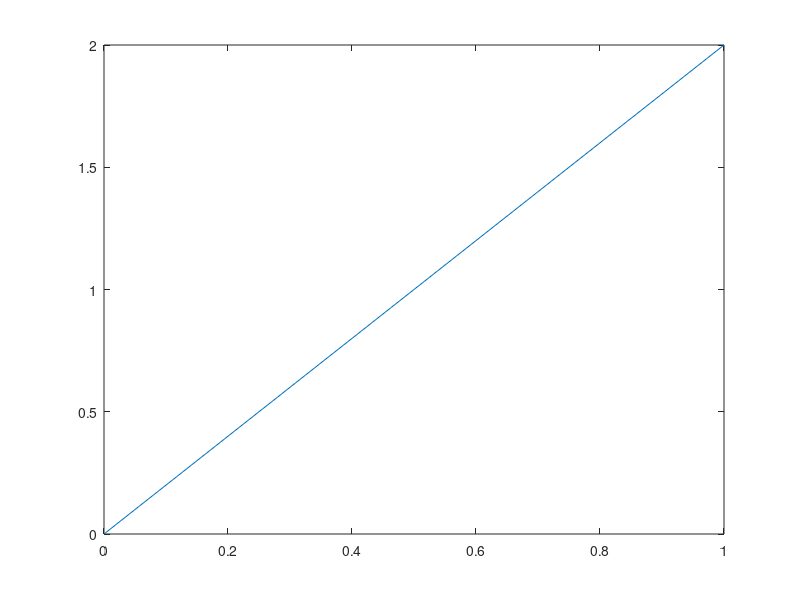

The MATLAB script that drew this image: (Note: this script raises an error after producing the figure.)
%%ME303 Project 2 Part 1 - Jacob Chartrand, Evan Bernat, Jared Elliott,
%%Chris Gosk
clear all
close all
clc
format long
%Assumptions
k = 1; %Thermal conductivity
L = 1;
M = 30000; %Time resolution
time_res_lim = 45;
c = hot(time_res_lim);

Temp_diff = [];
old_Temp = zeros(1,M);

for w = 1:1:time_res_lim
%clearvars -except w old_Temp Temp_diff c time_res_lim
clear i j T0 T1 Temp
%Initilization
k = 1; %Thermal conductivity
L = 1;
T = 10; %t in (0,T)
N = w; %Space resolution
M = 30000; %Time resolution
dx = L/N; dt = T/M; %Grid spacing
alpha = k*dt/dx^2;
%Node Position
for i = 1:N+1
x(i) = (i-1)*dx;
end
%IC
for i = 1:N+1                                       
T0(i) = cos(pi*x(i));
end
%Explicit method PDE solving 
for j = 1:M %Time
for i = 2:N %Space
T1(i) = T0(i) + alpha*(T0(i+1)-2*T0(i)+T0(i-1));
end
T1(1) = 0;
T1(N+1) = 2;
T0 = T1;
Temp(j,:) = T1;
end

p = plot(0:dx:L,Temp(round(0.01*(1/dt)),:));
p.Color = c(time_res_lim - w + 1,:);
set(gca,'Color',[0.7 0.7 0.7])
hold on
drawnow;

Temp_diff = [Temp_diff; mean(old_Temp) - mean(Temp(round(0.01*(1/dt)),:))];

old_Temp = mean(Temp(round(0.01*(1/dt)),:));
end
%% Plotting
figure(2)
semilogy((2:1:N),abs(Temp_diff(2:N)))

xlabel('N value')
ylabel('Difference in Average Temp vs N-1')
xlim([0 time_res_lim + 1])
